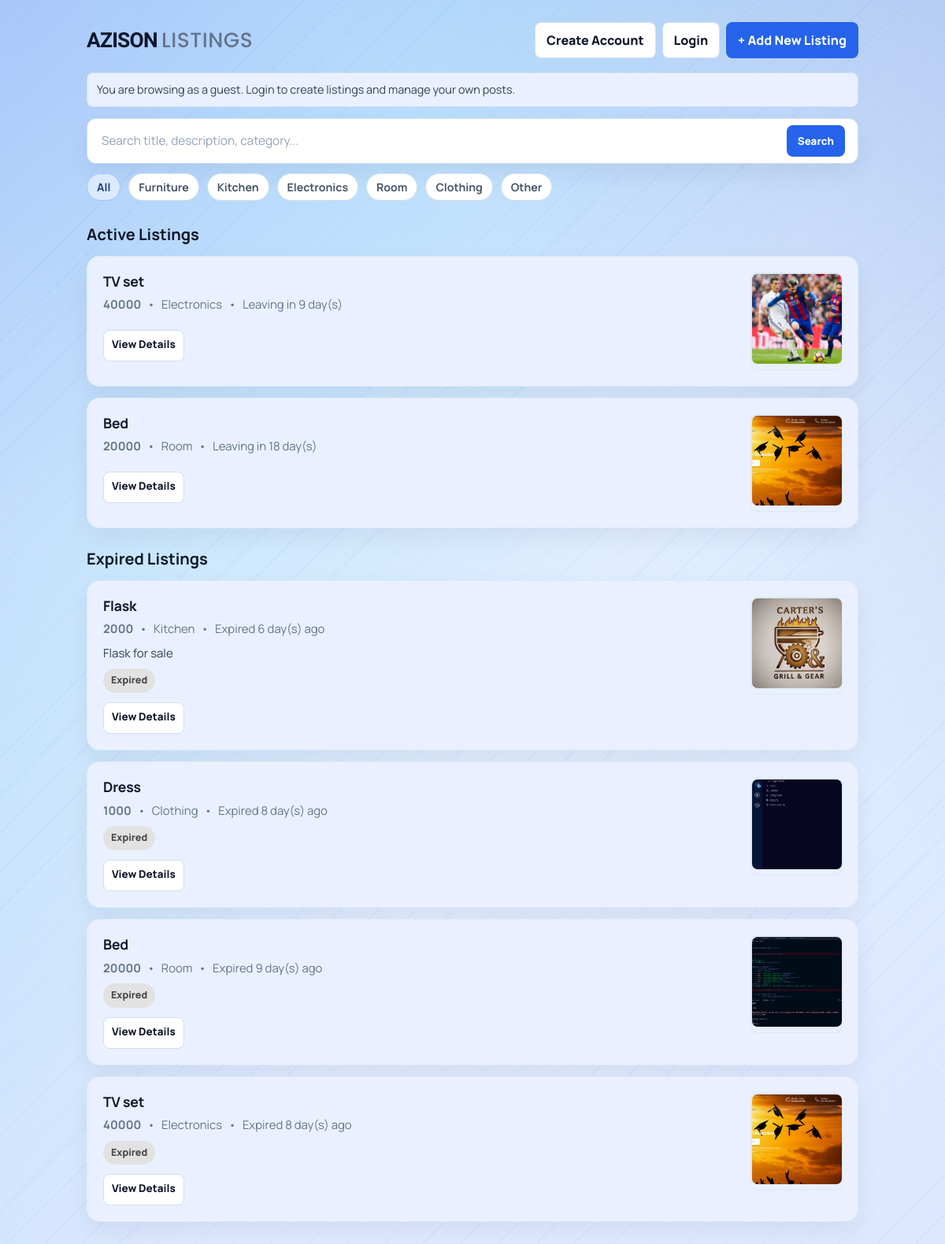
The page / on the database its author committed.
### tables this page shows
CREATE TABLE listings(
            id INTEGER PRIMARY KEY AUTOINCREMENT,
            title TEXT,
            price TEXT,
            category TEXT,
            phone TEXT,
            owner_phone TEXT,
            leave_date TEXT,
            description TEXT,
            image TEXT,
            is_featured INTEGER DEFAULT 0
        , view_count INTEGER DEFAULT 0);

### app.py (the view, shortened to what this page needs)
@app.route("/")
def home():
    conn = get_db()
    cursor = conn.cursor()
    category = request.args.get("category")
    search = request.args.get("search")
    user_phone = get_session_phone()
    if category and search:
        query = f"%{search}%"
        cursor.execute(
            """
            SELECT * FROM listings
            WHERE category = ?
            AND (
                title LIKE ?
                OR category LIKE ?
                OR price LIKE ?
                OR phone LIKE ?
                OR description LIKE ?
            )
            ORDER BY is_featured DESC, id DESC
            """,
            (category, query, query, query, query, query),
        )
    else:
        cursor.execute(
            """
            SELECT * FROM listings
            ORDER BY is_featured DESC, id DESC
            """
        )
    if "listings" not in locals():
        listings = cursor.fetchall()
    today = datetime.today().date()
    featured_listings = []
    active_listings = []
    expired_listings = []
    for item in listings:
        leave_date = datetime.strptime(item["leave_date"], "%Y-%m-%d").date()
        days_left = (leave_date - today).days
        owner_phone = item["owner_phone"] or ""
        listing_data = {
            "id": item["id"],
            "title": item["title"],
            "price": item["price"],
            "category": item["category"],
            "phone": item["phone"],
            "owner_phone": owner_phone,
            "leave_date": item["leave_date"],
            "description": item["description"] or "",
            "image": item["image"],
            "is_featured": item["is_featured"],
            "days_left": days_left,
            "is_expired": days_left < 0,
            "can_manage": bool(user_phone and user_phone == owner_phone),
        }
        if listing_data["is_expired"]:
            expired_listings.append(listing_data)
        elif item["is_featured"] == 1:
            featured_listings.append(listing_data)
        else:
            active_listings.append(listing_data)
    enhanced_listings = featured_listings + active_listings + expired_listings
    conn.close()
    return render_template(
        "index.html",
        listings=enhanced_listings,
        search=search,
    )

### app.py (called while the page is built, shortened)
def env_flag(name):
    return os.getenv(name, "").strip().lower() in {"1", "true", "yes", "on"}

@app.template_filter("highlight")
def highlight(text, search):
    if text is None:
        return ""
    text = str(text)
    if not search:
        return text

def get_db():
    conn = sqlite3.connect("database.db")
    conn.row_factory = sqlite3.Row
    return conn

def normalize_phone(raw_phone):
    if not raw_phone:
        return ""

def get_session_user_id():
    raw_user_id = session.get("user_id")
    if raw_user_id is None:
        return None
    try:
        return int(raw_user_id)
    except (TypeError, ValueError):
        session.pop("user_id", None)
        return None

def get_session_phone():
    user_phone = normalize_phone(session.get("user_phone"))
    if user_phone:
        return user_phone
    user = current_user_record()
    if user:
        return normalize_phone(user.get("phone"))
    return ""

def enable_insecure_oauth_for_localhost():
    host = (request.host or "").split(":", 1)[0].strip().lower()
    local_hosts = {"localhost", "127.0.0.1", "0.0.0.0", "::1"}
    is_local_name = host in local_hosts or host.startswith("localhost")
    is_private_ip = False
    try:
        is_private_ip = ipaddress.ip_address(host).is_private
    except ValueError:
        is_private_ip = False
    if (is_local_name or is_private_ip) and "OAUTHLIB_INSECURE_TRANSPORT" not in os.environ:
        os.environ["OAUTHLIB_INSECURE_TRANSPORT"] = "1"

@app.before_request
def oauth_dev_transport_guard():
    if env_flag("OAUTHLIB_INSECURE_TRANSPORT"):
        os.environ["OAUTHLIB_INSECURE_TRANSPORT"] = "1"
        return
    if request.scheme == "http":
        enable_insecure_oauth_for_localhost()

def clear_user_session():
    session.pop("user_id", None)
    session.pop("user_phone", None)
    session.pop("user_name", None)

@app.context_processor
def inject_auth():
    user = current_user_record()
    return {
        "current_user": user,
        "is_logged_in": user is not None,
        "google_oauth_enabled": GOOGLE_OAUTH_ENABLED,
    }

### templates/index.html (shortened to what this page needs)
<!DOCTYPE html>
<html lang="en">
<head>
    <link rel="stylesheet" href="{{ url_for('static', filename='css/marketplace.css') }}">
</head>
<body>
    <main class="page">
        <section class="header">
            <h1><span class="brand">AZISON</span> <span class="site-title">LISTINGS</span></h1>
            <div class="header-actions">
                {% if is_logged_in %}
                    <span class="btn">Hi, {{ current_user['full_name'] }}</span>
                    <a class="btn" href="{{ url_for('dashboard') }}">My Dashboard</a>
                    <form class="inline-form" method="POST" action="{{ url_for('logout') }}">
                        <button class="btn" type="submit">Logout</button>
                    </form>
                    <a class="btn primary" href="{{ url_for('create') }}">+ Add New Listing</a>
                {% else %}
                    <a class="btn" href="{{ url_for('register') }}">Create Account</a>
                    <a class="btn" href="{{ url_for('login') }}">Login</a>
                    <a class="btn primary" href="{{ url_for('login', next=url_for('create')) }}">+ Add New Listing</a>
                {% endif %}
            </div>
        </section>
        {% if is_logged_in %}
            <p class="auth-status">Logged in as <strong>{{ current_user['full_name'] }}</strong> ({{ current_user['email'] or current_user['phone'] }}). You can edit and delete only your own listings.</p>
        {% else %}
            <p class="auth-status">You are browsing as a guest. Login to create listings and manage your own posts.</p>
        {% endif %}
        <section class="controls">
            <form class="search" action="/" method="get">
                <input type="text" name="search" placeholder="Search title, description, category..." value="{{ request.args.get('search', '') }}">
                <button type="submit">Search</button>
            </form>
            {% set active_category = request.args.get('category') %}
            {% set active_search = request.args.get('search') %}
            <div class="chips">
                <a class="chip {% if not active_category %}active{% endif %}" href="{{ url_for('home', search=active_search) }}">All</a>
                <a class="chip {% if active_category == 'Furniture' %}active{% endif %}" href="{{ url_for('home', category='Furniture', search=active_search) }}">Furniture</a>
                <a class="chip {% if active_category == 'Kitchen' %}active{% endif %}" href="{{ url_for('home', category='Kitchen', search=active_search) }}">Kitchen</a>
                <a class="chip {% if active_category == 'Electronics' %}active{% endif %}" href="{{ url_for('home', category='Electronics', search=active_search) }}">Electronics</a>
                <a class="chip {% if active_category == 'Room' %}active{% endif %}" href="{{ url_for('home', category='Room', search=active_search) }}">Room</a>
                <a class="chip {% if active_category == 'Clothing' %}active{% endif %}" href="{{ url_for('home', category='Clothing', search=active_search) }}">Clothing</a>
                <a class="chip {% if active_category == 'Other' %}active{% endif %}" href="{{ url_for('home', category='Other', search=active_search) }}">Other</a>
            </div>
        </section>
        <section class="list">
            {% if listings %}
                {% set sections = namespace(featured_shown=false, active_shown=false, expired_shown=false) %}
                {% for item in listings %}
                    {% if item['is_expired'] and not sections.expired_shown %}
                        <div class="listing-section-heading">
                            <h2>Expired Listings</h2>
                        </div>
                        {% set sections.expired_shown = true %}
                    {% elif item['is_featured'] == 1 and not sections.featured_shown %}
                        <div class="listing-section-heading">
                            <h2>⭐ Featured Listings</h2>
                        </div>
                        {% set sections.featured_shown = true %}
                    {% elif not item['is_expired'] and item['is_featured'] != 1 and not sections.active_shown %}
                        <div class="listing-section-heading">
                            <h2>Active Listings</h2>
                        </div>
                        {% set sections.active_shown = true %}
                    {% endif %}
                    {% set detail_url = url_for('listing_detail', id=item['id'], category=request.args.get('category'), search=request.args.get('search')) %}
                    <article class="card clickable" data-href="{{ detail_url }}" tabindex="0" role="link" aria-label="Open listing: {{ item['title'] }}">
                        <div class="card-body">
                            <h2>
                                <a href="{{ detail_url }}">
                                    {{ item['title'] | highlight(search) }}
                                </a>
                            </h2>
                            <p class="meta">
                                <span><strong>{{ item['price'] | highlight(search) }}</strong></span>
                                <span>•</span>
                                <span>{{ item['category'] | highlight(search) }}</span>
                                <span>•</span>
                                {% if item['is_expired'] %}
                                    <span class="deadline expired">Expired {{ item['days_left'] * -1 }} day(s) ago</span>
                                {% elif item['days_left'] <= 3 %}
                                    <span class="deadline soon">⚡ Leaving in {{ item['days_left'] }} day(s)</span>
                                {% else %}
                                    <span class="deadline">Leaving in {{ item['days_left'] }} day(s)</span>
                                {% endif %}
                            </p>
                            {% if item['description']|length > 120 %}
                                <p class="summary">{{ (item['description'][:120] ~ '...') | highlight(search) }}</p>
                            {% else %}
                                <p class="summary">{{ item['description'] | highlight(search) }}</p>
                            {% endif %}
                            <div class="badges">
                                {% if item['is_expired'] %}
                                    <span class="badge expired">Expired</span>
                                {% endif %}
                            </div>
                            <div class="actions">
                                <a class="action-link" href="{{ detail_url }}">View Details</a>
                            </div>
                        </div>
                        {% if item['image'] %}
                            <a class="thumb-link lightbox-trigger" href="{{ url_for('static', filename='uploads/' + item['image']) }}" title="Open full image">
                                <img class="thumb" src="{{ url_for('static', filename='uploads/' + item['image']) }}" alt="{{ item['title'] }}">
                            </a>
                        {% endif %}
                    </article>
                {% endfor %}
            {% else %}
                <p class="empty">No listings match your current search/filter.</p>
            {% endif %}
        </section>
    </main>
</body>
</html>

### static/css/marketplace.css (style rules this page uses)
:root { --bg: #dfe9ff; --card: #ffffff; --surface: #eaf0ff; --surface-alt: #eef4ff; --text: #0f172a; --muted: #64748b; --line: #d0dfee; --line-soft: #dceaf5; --brand: #2563eb; --brand-light: #3b82f6; --accent: #dbeafe; --urgent: #b45309; --featured: #1d4ed8; --chip: #eaf0ff; --soft: #f4f8ff; --auth-bg: #eaf0ff; --ok: #15803d; --warn: #b45309; --danger: #b91c1c; --shadow-sm: 0 1px 3px rgba(15, 23, 42, 0.06); --shadow-md: 0 4px 12px rgba(15, 23, 42, 0.05), 0 1px 3px rgba(15, 23, 42, 0.06); --shadow-lg: 0 12px 30px rgba(15, 23, 42, 0.06); --shadow-xl: 0 20px 40px rgba(15, 23, 42, 0.08); --radius-sm: 8px; --radius-md: 12px; --radius-lg: 16px; }
html { color-scheme: light; }
body { line-height: 1.5; background: repeating-linear-gradient(135deg, rgba(37, 99, 235, 0.06) 0 1px, transparent 1px 34px), linear-gradient(120deg, rgba(37, 99, 235, 0.22) 0%, rgba(14, 165, 233, 0.12) 28%, transparent 56%), linear-gradient(235deg, rgba(30, 64, 175, 0.14) 0%, rgba(191, 219, 254, 0.16) 34%, transparent 62%), linear-gradient(180deg, #cfe4ff 0%, #e4f0ff 42%, var(--bg) 100%); background-attachment: fixed; }
a { color: #1d4ed8; }
h1, h2, h3, .title, .section-title, .related-title { color: var(--text); letter-spacing: 0; }
.page { margin-top: 28px; }
.brand { font-family: "Sora", "Manrope", sans-serif; font-weight: 800; letter-spacing: -0.03em; }
.site-title { font-family: "Poppins", "Manrope", sans-serif; font-weight: 500; letter-spacing: 0.02em; color: var(--muted); }
.card, .stat, .history { border: 1px solid var(--line-soft); border-radius: var(--radius-lg); background: var(--surface); box-shadow: var(--shadow-lg); }
.card { padding: 20px; transition: box-shadow 0.2s ease, transform 0.2s ease; }
.card.clickable, .related-card, .stat, .history, .btn, .back, .nav, .action-link, .action-btn, .link-btn, .danger-btn, .owner-link, .owner-btn, .cta, .related-link, .search button, .search .clear-btn, input[type="file"]::file-selector-button { transition: transform 0.14s ease, box-shadow 0.14s ease, border-color 0.14s ease, background-color 0.14s ease; }
.btn, .back, .nav, .action-link, .action-btn, .link-btn, .danger-btn, .owner-link, .owner-btn, .cta, .related-link, .search button, .search .clear-btn { min-height: 40px; border-radius: var(--radius-sm); font-weight: 800; }
.btn.primary, .cta, .search button, input[type="file"]::file-selector-button { background: var(--brand); border-color: transparent; color: #ffffff; }
.search { border: 1px solid var(--line); border-radius: var(--radius-md); background: #ffffff; box-shadow: var(--shadow-lg); }
.auth-status, .field, .preview, .related-empty, .empty { border-color: var(--line); border-radius: var(--radius-sm); }
input, textarea, select { border-radius: var(--radius-sm); background: #ffffff; }
input::placeholder, textarea::placeholder { color: #94a3b8; }
.auth-status { background: var(--auth-bg); color: #334155; }
.chips { gap: 10px; }
.chip, .badge, .mini-badge { border: 1px solid transparent; border-radius: 999px; }
.chip { background: #ffffff; border-color: var(--line); color: #475569; }
.chip.active { background: #dbeafe; border-color: #93c5fd; color: #1e3a8a; }
.deadline { color: inherit; white-space: nowrap; }
.list { gap: 14px; }
.listing-section-heading { display: flex; align-items: center; justify-content: space-between; margin: 10px 0 -2px; }
.listing-section-heading h2 { margin: 0; font-size: clamp(1.05rem, 1.8vw, 1.25rem); }
.card.clickable { grid-template-columns: minmax(0, 1fr) 116px; align-items: start; }
.thumb, .thumb-link { width: 116px; border-radius: var(--radius-sm); border: 1px solid var(--line-soft); }
.thumb { height: 116px; background: #eef2f7; }
.summary, .description, .history ul { color: #334155; }
.meta, .related-meta, .subtitle, .field-hint, .section-subtitle, .helper, .image-note { color: var(--muted); }

### rows shown on the page
listings: is_featured "Active Listings", title|highlight "TV set", price|highlight "40000", category|highlight "Electronics", days_left "9", image (picture)
listings: title|highlight "Bed", price|highlight "20000", category|highlight "Room", days_left "18", image (picture)
listings: shows "Expired Listings", title|highlight "Flask", price|highlight "2000", category|highlight "Kitchen", id "6", description|highlight "Flask for sale", image (picture)
listings: title|highlight "Dress", price|highlight "1000", category|highlight "Clothing", item "8", shows "Expired", image (picture)
listings: title|highlight "Bed", price|highlight "20000", category|highlight "Room", item "9", shows "Expired", image (picture)
listings: title|highlight "TV set", price|highlight "40000", category|highlight "Electronics", item "8", shows "Expired", image (picture)
